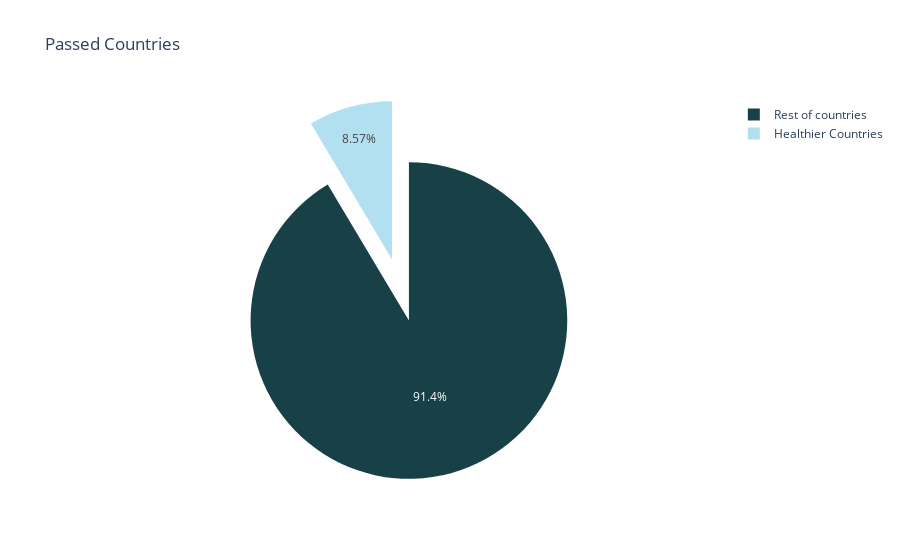

Notebook code cell kept with this figure:
### Code cell
import plotly.graph_objects as go

labels = ['Healthier Countries', 'Rest of countries']
values = [15,160]

# pull is given as a fraction of the pie radius
fig = go.Figure(data=[go.Pie(labels=labels, values=values, pull=[0.2, 0.2, 0.2, 0.2],marker_colors=cols)] )
fig.update_layout(title_text=' Passed Countries')
fig.show()

### Figure 1 — Plotly figure (JSON) as saved in the notebook; plotly's stock layout.template omitted (floating-point values rounded to 4 significant figures)
{"data": [{"labels": ["Healthier Countries", "Rest of countries"], "marker": {"colors": ["#B2E0F0", "#174147", "#BFD1D7"]}, "pull": [0.2, 0.2, 0.2, 0.2], "type": "pie", "values": [15, 160]}], "layout": {"title": {"text": " Passed Countries"}}}
